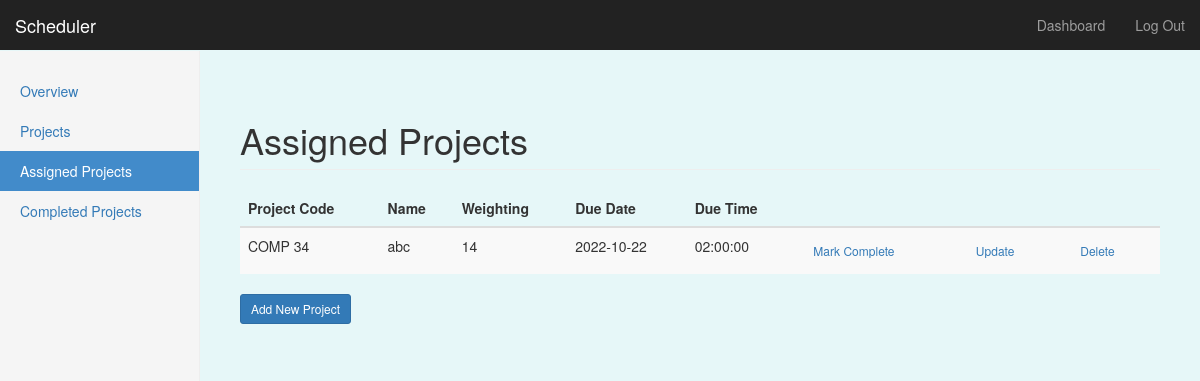
Page /dashboard/assignments (signed in) on the committed database.
### scheduler/models/models.py (models this page shows, shortened)
class Assignment(db.Model): # Dominic 18/11- created model for assignment db
    __tablename__ = 'assignments'
    a_id = db.Column(db.Integer, primary_key=True)
    course_code = db.Column(db.String, db.ForeignKey('courses.course_code'))
    asg_name = db.Column(db.String, nullable=False)
    weighting = db.Column(db.Integer)
    due_date = db.Column(db.Date, nullable=False)
    due_time = db.Column(db.Time)
    complete = db.Column(db.Boolean, nullable=False)
    user_id = db.Column(db.Integer, db.ForeignKey('users.id'))

### scheduler/routes.py (the view)
@app.route('/dashboard/assignments')
@login_required
def assignments():
    user_asgs = Assignment.query.filter_by(user_id=current_user.get_id()).order_by(Assignment.due_date.asc()).all()
    return render_template('assignments.html', assignments=user_asgs, edit_state=False, add_state=False, form=None)

### scheduler/routes.py (called while the page is built)
@login_manager.user_loader
def load_user(user_id):
    return User.query.get(int(user_id))

### scheduler/templates/assignments.html (shortened to what this page needs)
{% extends "bootstrap/base.html" %}
{% import "bootstrap/wtf.html" as wtf %}
{% block styles %}
{{super()}}
<link rel="stylesheet" href="{{url_for('.static', filename='style.css')}}">
{% endblock %}
{% block content %}
    <nav class="navbar navbar-inverse navbar-fixed-top">
      <div class="container-fluid">
        <div class="navbar-header">
          <a class="navbar-brand" href="#">Scheduler</a>
        </div>
        <div id="navbar" class="navbar-collapse collapse">
          <ul class="nav navbar-nav navbar-right">
            <li><a href="#">Dashboard</a></li>
            <li><a href="{{ url_for('logout') }}">Log Out</a></li>
          </ul>
        </div>
      </div>
    </nav>
    <div class="container-fluid">
      <div class="row">
        <div class="col-sm-3 col-md-2 sidebar">
        <ul class="nav nav-sidebar">
            <li {% if request.endpoint == 'dashboard' %} class="active" {% endif %}> <a href="{{url_for('dashboard')}}">Overview</a></li>
            <li {% if request.endpoint == 'courses' %} class="active" {% endif %}><a href="{{url_for('courses')}}" id="tab2-id">Projects</a></li>
            <li {% if request.endpoint == 'assignments' %} class="active" {% endif %}><a href="{{url_for('assignments')}}">Assigned Projects</a></li>
            <li {% if request.endpoint == 'completed' %} class="active" {% endif %} ><a href="{{url_for('completed')}}">Completed Projects</a></li>
        </ul>
      </div>
      {% if add_state  and form != None %}
      <form class="form-signin" method="POST">
            <h2 class="form-signin-heading">Add Assignment</h2>
            {{ form.hidden_tag() }}
            {{ wtf.form_field(form.course_code) }}
            {{ wtf.form_field(form.asg_name) }}
            {{ wtf.form_field(form.weighting) }}
            {{ wtf.form_field(form.due_date) }}
            {{ wtf.form_field(form.due_time) }}
            <button class="btn btn-lg btn-primary btn-sm" type="submit">Create</button>
            <a href="{{ url_for('assignments') }}">Back</a>
       </form>
      {% else %}
      <div class="col-sm-9 col-sm-offset-3 col-md-10 col-md-offset-2 main">
        <h1 class="page-header">Assigned Projects</h1>
        <table class="table table-striped table-hover">
          <thead class="thead-dark">
              <tr>
                  <th>Project Code</th>
                  <th>Name</th>
                  <th>Weighting</th>
                  <th>Due Date</th>
                  <th>Due Time</th>
                  <th></th>
                  <th></th>
                  <th></th>
              </tr>
          </thead>
          <tbody>
              {% for a in assignments %}
                {% if a.complete == False %}
              <tr>
                  <td>{{a.course_code}}</td>
                  <td>{{a.asg_name}}</td>
                  <td>{{a.weighting}}</td>
                  <td>{{a.due_date}}</td>
                  <td>{{a.due_time}}</td>
                   <td>
                    <a href='/dashboard/markcomplete/{{a.a_id}}' class="btn btn-secondary btn-sm">Mark Complete</a>
                  </td>
                  <td>
                    <a href='/dashboard/updateassignment/{{a.a_id}}' class="btn btn-secondary btn-sm">Update</a>
                  </td>
                 <td>
                    <a href='/dashboard/assignments/{{a.a_id}}' class="btn btn-secondary btn-sm">Delete</a>
                  </td>
              </tr>
                {% endif %}
              {% endfor %}
          </tbody>
        </table>
        <h4><a href="{{ url_for('addAssignments') }}" class="btn btn-primary btn-sm">Add New Project</a></h4>
        {% endif %}
    </div>
    </div>
    </div>
{% endblock %}

### scheduler/static/style.css (style rules this page uses)
body { padding-top: 50px; }
.navbar-fixed-top { border: 0; }
.sidebar { display: none; }
@media (min-width: 768px) { .sidebar { position: fixed; top: 51px; bottom: 0; left: 0; z-index: 1000; display: block; padding: 20px; overflow-x: hidden; overflow-y: auto; background-color: #f5f5f5; border-right: 1px solid #eee; } }
.nav-sidebar { margin-right: -21px; margin-bottom: 20px; margin-left: -20px; }
.nav-sidebar > li > a { padding-right: 20px; padding-left: 20px; }
.nav-sidebar > .active > a, .nav-sidebar > .active > a:hover, .nav-sidebar > .active > a:focus { color: #fff; background-color: #428bca; }
.main { padding: 20px; }
@media (min-width: 768px) { .main { padding-right: 40px; padding-left: 40px; } }
.main .page-header { margin-top: 0; }
body { padding-top: 100px; padding-bottom: 40px; background-color: #e6f7f8; }

### rows in the picture
Assignment: course_code "COMP 34", asg_name "abc", weighting "14", due_date "2022-10-22", due_time "02:00:00"
